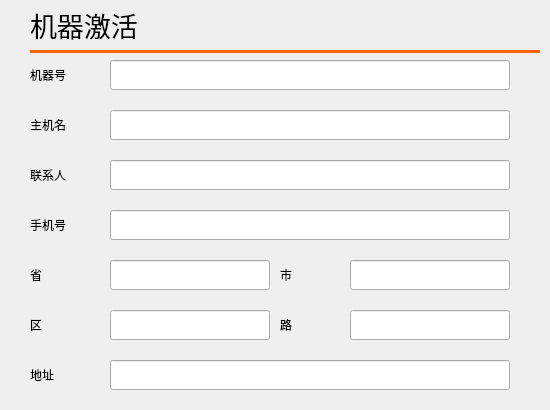
<?xml version="1.0" encoding="UTF-8"?>
<ui version="4.0">
 <class>saas_guide_activateTerminal</class>
 <widget class="QWidget" name="saas_guide_activateTerminal">
  <property name="geometry">
   <rect>
    <x>0</x>
    <y>0</y>
    <width>550</width>
    <height>410</height>
   </rect>
  </property>
  <property name="windowTitle">
   <string>Dialog</string>
  </property>
  <widget class="QLabel" name="label_7">
   <property name="geometry">
    <rect>
     <x>280</x>
     <y>260</y>
     <width>67</width>
     <height>30</height>
    </rect>
   </property>
   <property name="text">
    <string>市</string>
   </property>
  </widget>
  <widget class="QLabel" name="label_3">
   <property name="geometry">
    <rect>
     <x>30</x>
     <y>160</y>
     <width>67</width>
     <height>30</height>
    </rect>
   </property>
   <property name="text">
    <string>联系人</string>
   </property>
  </widget>
  <widget class="QLineEdit" name="lineEdit_contacts">
   <property name="geometry">
    <rect>
     <x>110</x>
     <y>160</y>
     <width>400</width>
     <height>30</height>
    </rect>
   </property>
  </widget>
  <widget class="QLineEdit" name="lineEdit_address">
   <property name="geometry">
    <rect>
     <x>110</x>
     <y>360</y>
     <width>400</width>
     <height>30</height>
    </rect>
   </property>
  </widget>
  <widget class="QLineEdit" name="lineEdit_terminalCode">
   <property name="geometry">
    <rect>
     <x>110</x>
     <y>60</y>
     <width>400</width>
     <height>30</height>
    </rect>
   </property>
  </widget>
  <widget class="QLabel" name="label_9">
   <property name="geometry">
    <rect>
     <x>30</x>
     <y>310</y>
     <width>67</width>
     <height>30</height>
    </rect>
   </property>
   <property name="text">
    <string>区</string>
   </property>
  </widget>
  <widget class="QLabel" name="label_2">
   <property name="geometry">
    <rect>
     <x>30</x>
     <y>110</y>
     <width>67</width>
     <height>30</height>
    </rect>
   </property>
   <property name="text">
    <string>主机名</string>
   </property>
  </widget>
  <widget class="QLineEdit" name="lineEdit_telephone">
   <property name="geometry">
    <rect>
     <x>110</x>
     <y>210</y>
     <width>400</width>
     <height>30</height>
    </rect>
   </property>
  </widget>
  <widget class="QLabel" name="label_4">
   <property name="geometry">
    <rect>
     <x>30</x>
     <y>360</y>
     <width>67</width>
     <height>30</height>
    </rect>
   </property>
   <property name="text">
    <string>地址</string>
   </property>
  </widget>
  <widget class="QLabel" name="label_6">
   <property name="geometry">
    <rect>
     <x>30</x>
     <y>210</y>
     <width>67</width>
     <height>30</height>
    </rect>
   </property>
   <property name="text">
    <string>手机号</string>
   </property>
  </widget>
  <widget class="QLineEdit" name="lineEdit_area">
   <property name="geometry">
    <rect>
     <x>110</x>
     <y>310</y>
     <width>160</width>
     <height>30</height>
    </rect>
   </property>
  </widget>
  <widget class="QLineEdit" name="lineEdit_province">
   <property name="geometry">
    <rect>
     <x>110</x>
     <y>260</y>
     <width>160</width>
     <height>30</height>
    </rect>
   </property>
  </widget>
  <widget class="QLabel" name="label">
   <property name="geometry">
    <rect>
     <x>30</x>
     <y>60</y>
     <width>67</width>
     <height>30</height>
    </rect>
   </property>
   <property name="text">
    <string>机器号</string>
   </property>
  </widget>
  <widget class="QLineEdit" name="lineEdit_storeName">
   <property name="geometry">
    <rect>
     <x>110</x>
     <y>110</y>
     <width>400</width>
     <height>30</height>
    </rect>
   </property>
  </widget>
  <widget class="QLabel" name="label_5">
   <property name="geometry">
    <rect>
     <x>30</x>
     <y>260</y>
     <width>67</width>
     <height>30</height>
    </rect>
   </property>
   <property name="text">
    <string>省</string>
   </property>
  </widget>
  <widget class="QLineEdit" name="lineEdit_city">
   <property name="geometry">
    <rect>
     <x>350</x>
     <y>260</y>
     <width>160</width>
     <height>30</height>
    </rect>
   </property>
  </widget>
  <widget class="QLineEdit" name="lineEdit_street">
   <property name="geometry">
    <rect>
     <x>350</x>
     <y>310</y>
     <width>160</width>
     <height>30</height>
    </rect>
   </property>
  </widget>
  <widget class="QLabel" name="label_8">
   <property name="geometry">
    <rect>
     <x>280</x>
     <y>310</y>
     <width>67</width>
     <height>30</height>
    </rect>
   </property>
   <property name="text">
    <string>路</string>
   </property>
  </widget>
  <widget class="QLabel" name="label_10">
   <property name="geometry">
    <rect>
     <x>30</x>
     <y>10</y>
     <width>481</width>
     <height>30</height>
    </rect>
   </property>
   <property name="styleSheet">
    <string notr="true">font-size:20pt;</string>
   </property>
   <property name="text">
    <string>机器激活</string>
   </property>
  </widget>
  <widget class="QLabel" name="label_11">
   <property name="geometry">
    <rect>
     <x>30</x>
     <y>50</y>
     <width>510</width>
     <height>3</height>
    </rect>
   </property>
   <property name="styleSheet">
    <string notr="true">background:#ff650b;</string>
   </property>
   <property name="text">
    <string/>
   </property>
  </widget>
 </widget>
 <tabstops>
  <tabstop>lineEdit_terminalCode</tabstop>
  <tabstop>lineEdit_storeName</tabstop>
  <tabstop>lineEdit_contacts</tabstop>
  <tabstop>lineEdit_telephone</tabstop>
  <tabstop>lineEdit_province</tabstop>
  <tabstop>lineEdit_city</tabstop>
  <tabstop>lineEdit_area</tabstop>
  <tabstop>lineEdit_street</tabstop>
  <tabstop>lineEdit_address</tabstop>
 </tabstops>
 <resources/>
 <connections/>
</ui>
